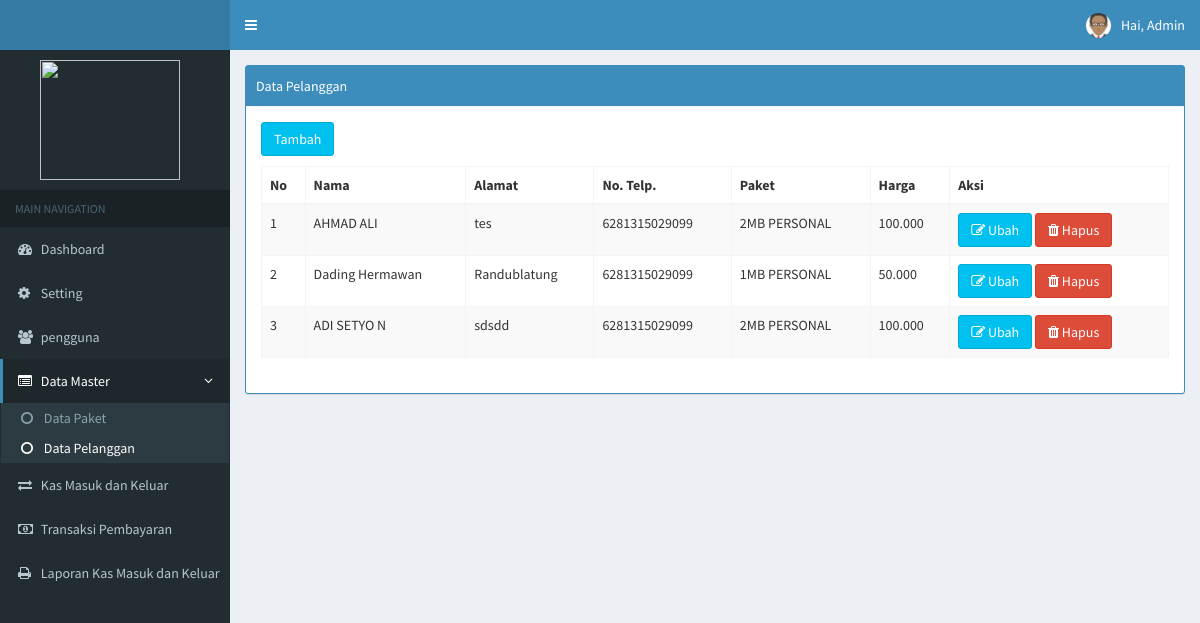
The page /index.php?page=pelanggan (signed in) on the database its author committed.
### tables this page shows
CREATE TABLE `tb_user` (
  `id` int(11) NOT NULL,
  `username` varchar(100) NOT NULL,
  `nama_user` varchar(255) NOT NULL,
  `password` varchar(100) NOT NULL,
  `level` varchar(30) NOT NULL,
  `foto` varchar(255) NOT NULL,
  `id_pelanggan` int(11) NOT NULL
);

CREATE TABLE `tb_pelanggan` (
  `id_pelanggan` int(11) NOT NULL,
  `nama_pelanggan` varchar(255) NOT NULL,
  `alamat` varchar(255) NOT NULL,
  `no_telp` varchar(20) NOT NULL,
  `paket` int(11) NOT NULL
);

CREATE TABLE `tb_paket` (
  `id_paket` int(11) NOT NULL,
  `nama_paket` varchar(255) NOT NULL,
  `harga` int(11) NOT NULL
);

### page/pelanggan/pelanggan.php (the view, shortened to what this page needs)
<div class="row">
    <div class="col-md-12">
        <div class="box box-primary box-solid">
            <div class="box-header with-border">
                 Data Pelanggan
            </div>
            <div class="panel-body">
                <div class="table-responsive">
                    <table class="table table-striped table-bordered table-hover" id="example1">
               <button type="button" class="btn btn-info" style="margin-bottom: 10px;" data-toggle="modal" data-target="#modal-default">
               Tambah
              </button>
                <thead>
                <tr>
                  <th>No</th>
                  <th>Nama</th>
                  <th>Alamat</th>
                  <th>No. Telp.</th>
                  <th>Paket</th>
                  <th>Harga</th>
                  <th>Aksi</th>
                </tr>
                </thead>
                <tbody>
                  <?php
                      $no = 1;
                      $sql = $koneksi->query("select * from tb_pelanggan, tb_paket where tb_pelanggan.paket=tb_paket.id_paket order by tb_pelanggan.id_pelanggan desc");
                      while ($data = $sql->fetch_assoc()) {
                   ?>
                <tr>
                  <td><?php echo $no++; ?></td>
                  <td><?php echo $data['nama_pelanggan'] ?></td>
                  <td><?php echo $data['alamat'] ?></td>
                  <td><?php echo $data['no_telp'] ?></td>
                  <td><?php echo $data['nama_paket'] ?></td>
                  <td><?php echo number_format( $data['harga'],0,",",".") ?></td>
                  <td>
                    <a href="#" type="button" class="btn btn-info" data-toggle="modal" data-target="#mymodal<?php echo $data['id_pelanggan']; ?>"><i class="fa fa-edit"></i> Ubah</a>
                     <a onclick="return confirm('Apakah Anda Yakin Mengahpus Data Ini')" href="?page=pelanggan&aksi=hapus&id=<?php echo $data['id_pelanggan'] ;?>" class="btn btn-danger" title=""><i class="fa fa-trash"></i>  Hapus</a>
                  </td>
                </tr>
                  <div class="modal fade" id="mymodal<?php echo $data['id_pelanggan']; ?>">
                <?php } ?>
            </tbody>
        </table>
    </div>
</div>
</div>

### index.php (shortened to what this page needs)
<?php
	 include "include/koneksi.php";
 if ($_SESSION['admin'] || $_SESSION['user']) {
?>
<!DOCTYPE html>
<html>
<head>
  <link rel="stylesheet" href="bootstrap/css/bootstrap.min.css">
  <link rel="stylesheet" href="https://cdnjs.cloudflare.com/ajax/libs/font-awesome/4.5.0/css/font-awesome.min.css">
  <link rel="stylesheet" href="https://cdnjs.cloudflare.com/ajax/libs/ionicons/2.0.1/css/ionicons.min.css">
   <link rel="stylesheet" href="plugins/datatables/dataTables.bootstrap.css">
  <link rel="stylesheet" href="dist/css/AdminLTE.min.css">
   <link rel="stylesheet" href="plugins/select2/select2.min.css">
  <link rel="stylesheet" href="dist/css/skins/_all-skins.min.css">
  <link rel="stylesheet" type="text/css" href="sw/dist/sweetalert.css">
</head>
<body class="hold-transition skin-blue sidebar-mini">
<div class="wrapper">
  <header class="main-header">
    <a href="#" class="logo">
    </a>
    <nav class="navbar navbar-static-top">
      <a href="#" class="sidebar-toggle" data-toggle="offcanvas" role="button">
      </a>
      <?php
            if ($_SESSION['admin']) {
              $user = $_SESSION['admin'];
            }elseif ($_SESSION['user']) {
             $user = $_SESSION['user'];
            }
            $sql_user = $koneksi->query("select * from tb_user where id='$user'");
            $data_user = $sql_user->fetch_assoc();
             $nama = $data_user['nama_user'];
       ?>
      <div class="navbar-custom-menu">
        <ul class="nav navbar-nav">
          <li class="dropdown user user-menu">
            <a href="#" class="dropdown-toggle" data-toggle="dropdown">
              <img src="images/<?php echo $data_user['foto'] ?>" class="user-image" alt="User Image">
              <span class="hidden-xs">Hai, <?php echo $nama ?></span>
            </a>
          </li>
      </div>
    </nav>
  </header>
  	<?php include "include/menu.php"; ?>
     <div class="content-wrapper">
    <section class="content-header">
      <?php include "include/isi.php"; ?>
    </section>
  </div>
</div>
</body>
</html>
<?php
      }else{
        header("location:login.php");
      }
 ?>

### rows shown on the page
tb_user: foto (placeholder picture), nama_user "Admin"
tb_pelanggan: nama_pelanggan "AHMAD ALI", alamat "tes", no_telp "6281315029099", tb_paket.nama_paket "2MB PERSONAL", tb_paket.harga "100.000"
tb_pelanggan: nama_pelanggan "Dading Hermawan", alamat "Randublatung", no_telp "6281315029099", tb_paket.nama_paket "1MB PERSONAL", tb_paket.harga "50.000"
tb_pelanggan: nama_pelanggan "ADI SETYO N", alamat "sdsdd", no_telp "6281315029099", tb_paket.nama_paket "2MB PERSONAL", tb_paket.harga "100.000"
